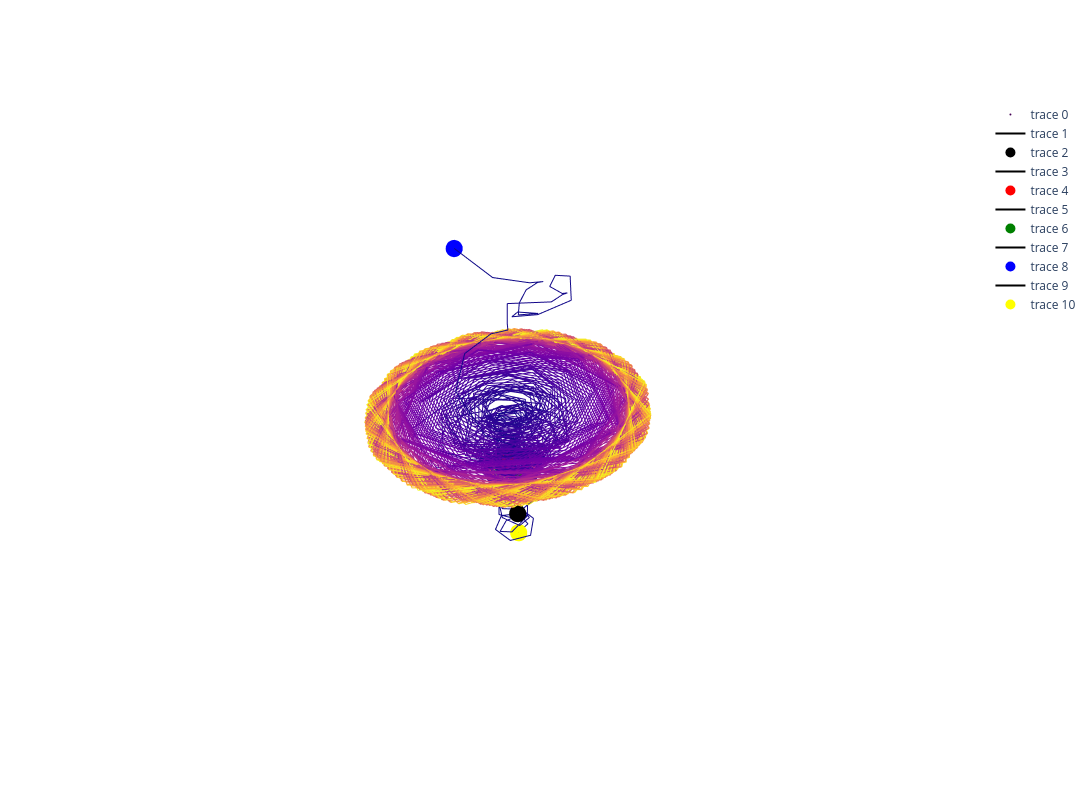

Notebook source saved alongside this figure:
### Markdown cell above
### Then we plot

### Code cell
fig = go.Figure(data=go.Scatter3d(
    x=original_attractor_pca[:,0],
    y=original_attractor_pca[:,1],
    z=original_attractor_pca[:,2],
    mode='markers',
    marker=dict(
        size=2,
        opacity=1.0,
        colorscale="viridis",
        color=np.arange(0,len(original_attractor_pca))
    )

))

fig.update_traces(selector=dict(mode='markers'))

begin_n = 100 #Typically 2
for id, add_path in enumerate(add_paths):
    fig.add_scatter3d(
        x=add_path[begin_n:,0],
        y=add_path[begin_n:,1],
        z=add_path[begin_n:,2],
        mode='lines',
        line=dict(

            colorscale="plasma",
            color=np.arange(0,len(add_path[begin_n:]))
        )
    )

    fig.update_traces(selector=dict(mode='line'))

    fig.add_scatter3d(
        x=add_path[begin_n:begin_n+1,0],
        y=add_path[begin_n:begin_n+1,1],
        z=add_path[begin_n:begin_n+1,2],
        mode='markers',
        marker=dict(
            size=10,
            color=["black", "red", "green", "blue", "yellow"][id]
        )
    )

    fig.update_traces(selector=dict(mode='markers'))

# Update the layout to set width and height
fig.update_layout(
    autosize=False,
    width=1200,  # Set the desired width in pixels
    height=800, # Set the desired height in pixels
    margin=dict(l=50, r=50, b=100, t=100, pad=4), # Optional: adjust margins
    scene=dict(
        xaxis=dict(visible=False),
        yaxis=dict(visible=False),
        zaxis=dict(visible=False)
    )
)

fig.show()

### Figure 1 — Plotly figure (JSON) as saved in the notebook; plotly's stock layout.template omitted (floating-point values rounded to 4 significant figures; data arrays with more than 128 entries replaced by an {"elided": "..."} marker saying what was removed)
{"data": [{"marker": {"color": {"elided": "2001 int values"}, "colorscale": [[0, "#440154"], [0.1111, "#482878"], [0.2222, "#3e4989"], [0.3333, "#31688e"], [0.4444, "#26828e"], [0.5556, "#1f9e89"], [0.6667, "#35b779"], [0.7778, "#6ece58"], [0.8889, "#b5de2b"], [1, "#fde725"]], "opacity": 1, "size": 2}, "mode": "markers", "type": "scatter3d", "x": {"elided": "2001 float values"}, "y": {"elided": "2001 float values"}, "z": {"elided": "2001 float values"}}, {"line": {"color": {"elided": "1401 int values"}, "colorscale": [[0, "#0d0887"], [0.1111, "#46039f"], [0.2222, "#7201a8"], [0.3333, "#9c179e"], [0.4444, "#bd3786"], [0.5556, "#d8576b"], [0.6667, "#ed7953"], [0.7778, "#fb9f3a"], [0.8889, "#fdca26"], [1, "#f0f921"]]}, "mode": "lines", "type": "scatter3d", "x": {"elided": "1401 float values"}, "y": {"elided": "1401 float values"}, "z": {"elided": "1401 float values"}}, {"marker": {"color": "black", "size": 10}, "mode": "markers", "type": "scatter3d", "x": [0.004457], "y": [0.007733], "z": [-0.02099]}, {"line": {"color": {"elided": "1401 int values"}, "colorscale": [[0, "#0d0887"], [0.1111, "#46039f"], [0.2222, "#7201a8"], [0.3333, "#9c179e"], [0.4444, "#bd3786"], [0.5556, "#d8576b"], [0.6667, "#ed7953"], [0.7778, "#fb9f3a"], [0.8889, "#fdca26"], [1, "#f0f921"]]}, "mode": "lines", "type": "scatter3d", "x": {"elided": "1401 float values"}, "y": {"elided": "1401 float values"}, "z": {"elided": "1401 float values"}}, {"marker": {"color": "red", "size": 10}, "mode": "markers", "type": "scatter3d", "x": [0.002421], "y": [-0.0006776], "z": [0.003057]}, {"line": {"color": {"elided": "1401 int values"}, "colorscale": [[0, "#0d0887"], [0.1111, "#46039f"], [0.2222, "#7201a8"], [0.3333, "#9c179e"], [0.4444, "#bd3786"], [0.5556, "#d8576b"], [0.6667, "#ed7953"], [0.7778, "#fb9f3a"], [0.8889, "#fdca26"], [1, "#f0f921"]]}, "mode": "lines", "type": "scatter3d", "x": {"elided": "1401 float values"}, "y": {"elided": "1401 float values"}, "z": {"elided": "1401 float values"}}, {"marker": {"color": "green", "size": 10}, "mode": "markers", "type": "scatter3d", "x": [0.003508], "y": [0.007122], "z": [-0.001991]}, {"line": {"color": {"elided": "1401 int values"}, "colorscale": [[0, "#0d0887"], [0.1111, "#46039f"], [0.2222, "#7201a8"], [0.3333, "#9c179e"], [0.4444, "#bd3786"], [0.5556, "#d8576b"], [0.6667, "#ed7953"], [0.7778, "#fb9f3a"], [0.8889, "#fdca26"], [1, "#f0f921"]]}, "mode": "lines", "type": "scatter3d", "x": {"elided": "1401 float values"}, "y": {"elided": "1401 float values"}, "z": {"elided": "1401 float values"}}, {"marker": {"color": "blue", "size": 10}, "mode": "markers", "type": "scatter3d", "x": [0.03357], "y": [0.006503], "z": [0.1166]}, {"line": {"color": {"elided": "1401 int values"}, "colorscale": [[0, "#0d0887"], [0.1111, "#46039f"], [0.2222, "#7201a8"], [0.3333, "#9c179e"], [0.4444, "#bd3786"], [0.5556, "#d8576b"], [0.6667, "#ed7953"], [0.7778, "#fb9f3a"], [0.8889, "#fdca26"], [1, "#f0f921"]]}, "mode": "lines", "type": "scatter3d", "x": {"elided": "1401 float values"}, "y": {"elided": "1401 float values"}, "z": {"elided": "1401 float values"}}, {"marker": {"color": "yellow", "size": 10}, "mode": "markers", "type": "scatter3d", "x": [0.002115], "y": [0.006183], "z": [-0.03606]}], "layout": {"autosize": false, "height": 800, "margin": {"b": 100, "l": 50, "pad": 4, "r": 50, "t": 100}, "scene": {"xaxis": {"visible": false}, "yaxis": {"visible": false}, "zaxis": {"visible": false}}, "width": 1200}}
